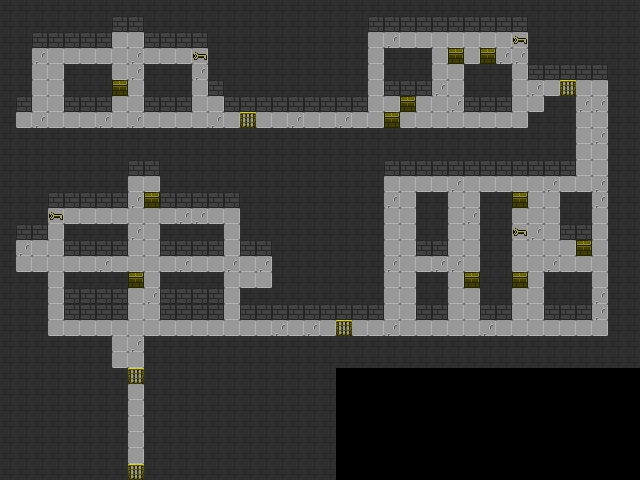

A level layout from a 2D game, rendered from its tile map. Below: a short description, then the map file with tile-grid data replaced by summaries:
An orthogonal 40x30 tile map with 16x16 px tiles, 5 tile layers (bgLayer, wallLayer, doorLayer, keyLayer, ...), 3 hidden layers not drawn.

<map version="1.0.0" orientation="orthogonal" renderorder="right-down" width="40" height="30" tilewidth="16" tileheight="16" backgroundcolor="#000000" nextobjectid="1">
 <tileset firstgid="1" name="level_tileset" tilewidth="16" tileheight="16" tilecount="36" columns="36">
  <image source="../images/sheet.png" width="576" height="16" />
  <tile id="0">
   <properties>
    <property name="name" value="box" />
   </properties>
  </tile>
  <tile id="1">
   <properties>
    <property name="name" value="door" />
   </properties>
  </tile>
  <tile id="2">
   <properties>
    <property name="name" value="eUp" />
   </properties>
  </tile>
  <tile id="5">
   <properties>
    <property name="name" value="eDown" />
   </properties>
  </tile>
  <tile id="9">
   <properties>
    <property name="name" value="eLeft" />
   </properties>
  </tile>
  <tile id="13">
   <properties>
    <property name="name" value="eRight" />
   </properties>
  </tile>
  <tile id="16">
   <properties>
    <property name="name" value="key" />
   </properties>
  </tile>
  <tile id="20">
   <properties>
    <property name="name" value="spawnPos" />
   </properties>
  </tile>
  <tile id="34">
   <properties>
    <property name="name" value="cBox" />
   </properties>
  </tile>
 </tileset>
 <layer name="bgLayer" width="40" height="30">
  <data>[1200 cells, 758 non-empty, 4 distinct tile ids]</data>
 </layer>
 <layer name="wallLayer" width="40" height="30">
  <data>[1200 cells, 365 non-empty, 2 distinct tile ids]</data>
 </layer>
 <layer name="cBoxLayer" width="40" height="30" visible="0">
  <data>[1200 cells, 20 non-empty, 1 distinct tile ids]</data>
 </layer>
 <layer name="doorLayer" width="40" height="30">
  <data>[1200 cells, 5 non-empty, 1 distinct tile ids]</data>
 </layer>
 <layer name="keyLayer" width="40" height="30">
  <data>[1200 cells, 4 non-empty, 1 distinct tile ids]</data>
 </layer>
 <layer name="boxLayer" width="40" height="30">
  <data>[1200 cells, 11 non-empty, 1 distinct tile ids]</data>
 </layer>
 <layer name="enemyLayer" width="40" height="30" visible="0">
  <data>[1200 cells, 20 non-empty, 4 distinct tile ids]</data>
 </layer>
 <layer name="spawnLayer" width="40" height="30" visible="0">
  <data>[1200 cells, 4 non-empty, 1 distinct tile ids]</data>
 </layer>
</map>